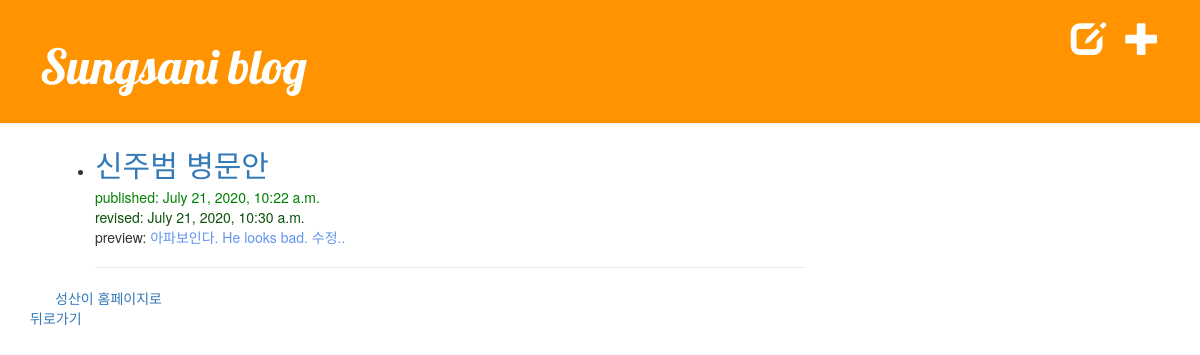
/sungsani/blog/ (signed in), run on the app's committed database.
### sungsani/models.py (models this page shows, shortened)
class Post(models.Model):
    author = models.ForeignKey(settings.AUTH_USER_MODEL, on_delete=models.CASCADE)
    title = models.CharField(max_length=200)
    text = models.TextField()
    created_date = models.DateTimeField(default=timezone.now)
    published_date = models.DateTimeField(blank=True, null=True)
    revised_date = models.DateTimeField(blank=True, null=True)
    def summary(self):
        return self.text[:30]

### sungsani/views.py (the view)
# urls.py: path('blog/', views.post_list, name="post_list"),
def post_list(request):
    posts = Post.objects.filter(published_date__lte=timezone.now()).order_by('-published_date')
    context = {"posts":posts}
    return render(request, 'sungsani/post_list.html', context)

### sungsani/templates/sungsani/post_list.html
{% extends 'sungsani/base.html' %}
{% block content %}
    {% if posts %}
    <ul>
    {% for post in posts %}
        <div>
            <li><a href="{% url 'sungsani:post_detail' pk=post.pk %}" style="font-size: 30px;">{{ post.title }}</a> </li>
            <span style="color: green">published: {{ post.published_date }}</span><br>
            {% if post.revised_date %}
                <span style="color: rgb(12, 80, 12);">revised: {{ post.revised_date }}</span><br>
                {% endif %}
            <span> preview: <span style="color:cornflowerblue">{{ post.summary }}..</span> </span>
            <hr>
            </div>
    {% endfor %}
    </ul>
    {% else %}
        <p> No posts exist</p>
    {% endif %}
    <a href="..">성산이 홈페이지로</a>
{% endblock %}

### data on the page
Post: title "신주범 병문안", published_date "July 21, 2020, 10:22 a.m.", revised_date "July 21, 2020, 10:30 a.m.", summary "아파보인다. He looks bad. 수정"
